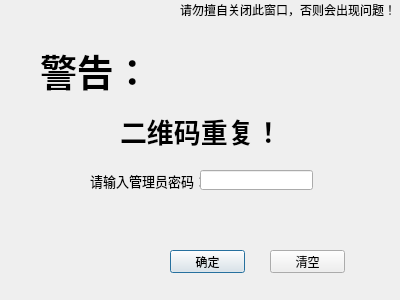
<?xml version="1.0" encoding="UTF-8"?>
<ui version="4.0">
 <class>Duplicate</class>
 <widget class="QDialog" name="Duplicate">
  <property name="geometry">
   <rect>
    <x>0</x>
    <y>0</y>
    <width>400</width>
    <height>300</height>
   </rect>
  </property>
  <property name="windowTitle">
   <string>二维码重复！</string>
  </property>
  <property name="windowIcon">
   <iconset resource="icontopleft.qrc">
    <normaloff>:/new/prefix1/images/LexinSQicon.png</normaloff>:/new/prefix1/images/LexinSQicon.png</iconset>
  </property>
  <widget class="QLabel" name="label">
   <property name="geometry">
    <rect>
     <x>120</x>
     <y>100</y>
     <width>161</width>
     <height>61</height>
    </rect>
   </property>
   <property name="font">
    <font>
     <family>Adobe Arabic</family>
     <pointsize>20</pointsize>
     <weight>75</weight>
     <bold>true</bold>
    </font>
   </property>
   <property name="text">
    <string>二维码重复！</string>
   </property>
  </widget>
  <widget class="QLabel" name="label_2">
   <property name="geometry">
    <rect>
     <x>40</x>
     <y>40</y>
     <width>101</width>
     <height>61</height>
    </rect>
   </property>
   <property name="font">
    <font>
     <family>Adobe Arabic</family>
     <pointsize>28</pointsize>
     <weight>75</weight>
     <bold>true</bold>
    </font>
   </property>
   <property name="text">
    <string>警告：</string>
   </property>
  </widget>
  <widget class="QLabel" name="label_3">
   <property name="geometry">
    <rect>
     <x>90</x>
     <y>160</y>
     <width>111</width>
     <height>41</height>
    </rect>
   </property>
   <property name="font">
    <font>
     <family>Adobe Arabic</family>
     <pointsize>10</pointsize>
    </font>
   </property>
   <property name="text">
    <string>请输入管理员密码：</string>
   </property>
  </widget>
  <widget class="QLineEdit" name="PWD">
   <property name="geometry">
    <rect>
     <x>200</x>
     <y>170</y>
     <width>113</width>
     <height>20</height>
    </rect>
   </property>
   <property name="echoMode">
    <enum>QLineEdit::Password</enum>
   </property>
  </widget>
  <widget class="QPushButton" name="OK">
   <property name="geometry">
    <rect>
     <x>170</x>
     <y>250</y>
     <width>75</width>
     <height>23</height>
    </rect>
   </property>
   <property name="text">
    <string>确定</string>
   </property>
  </widget>
  <widget class="QLabel" name="PWDStatus">
   <property name="geometry">
    <rect>
     <x>170</x>
     <y>210</y>
     <width>131</width>
     <height>16</height>
    </rect>
   </property>
   <property name="text">
    <string/>
   </property>
  </widget>
  <widget class="QPushButton" name="Cancel">
   <property name="geometry">
    <rect>
     <x>270</x>
     <y>250</y>
     <width>75</width>
     <height>23</height>
    </rect>
   </property>
   <property name="text">
    <string>清空</string>
   </property>
  </widget>
  <widget class="QLabel" name="label_4">
   <property name="geometry">
    <rect>
     <x>180</x>
     <y>0</y>
     <width>221</width>
     <height>20</height>
    </rect>
   </property>
   <property name="text">
    <string>请勿擅自关闭此窗口，否则会出现问题！</string>
   </property>
  </widget>
 </widget>
 <resources>
  <include location="icontopleft.qrc"/>
 </resources>
 <connections/>
</ui>
